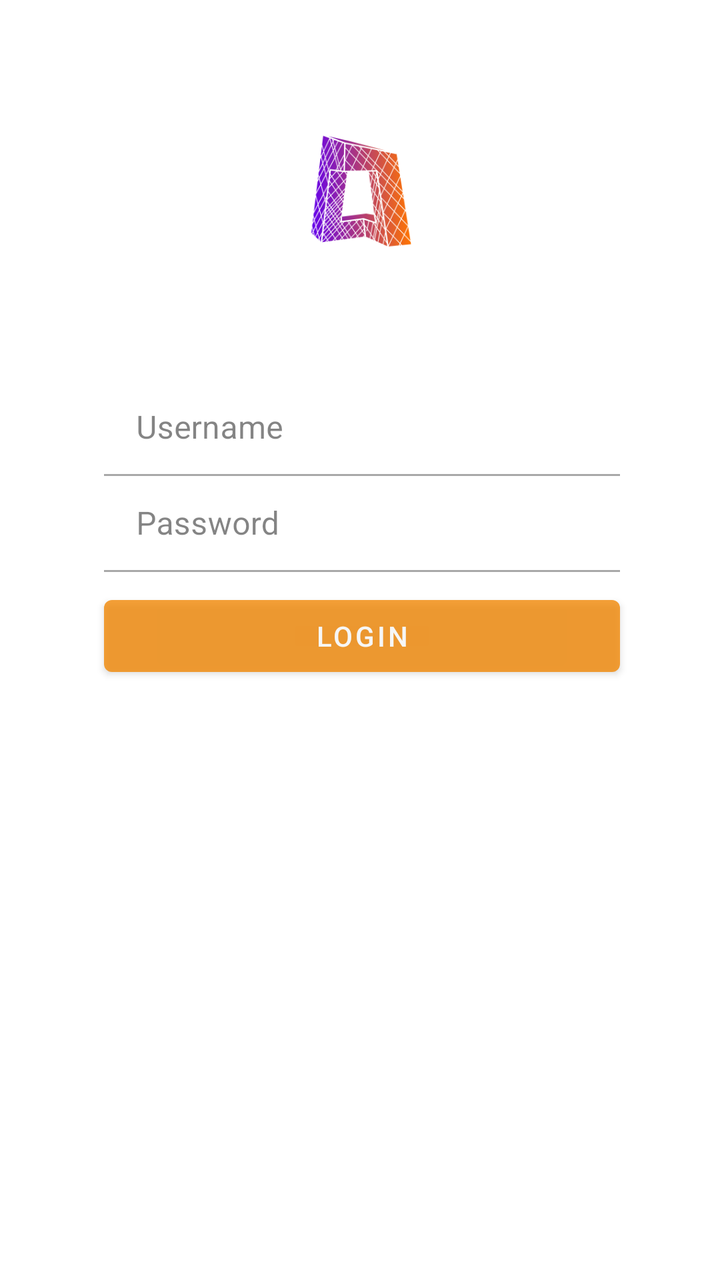
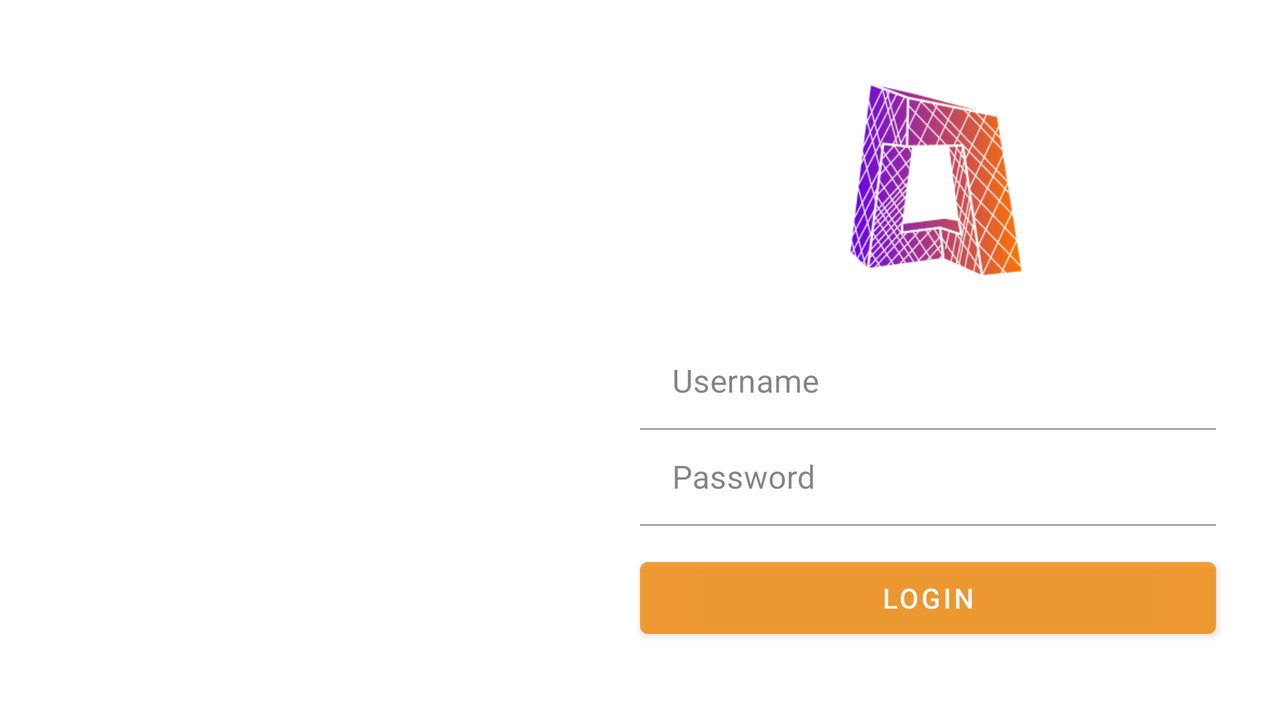

Compare how this app lays out the same screen by default and in its alternative resource folder. The renders come first, then the two layout files and the values they reference.
<!-- AndroidManifest.xml: application theme AppTheme -->
<!-- res/layout/activity_login.xml -->
<?xml version="1.0" encoding="utf-8"?>
<androidx.constraintlayout.widget.ConstraintLayout xmlns:android="http://schemas.android.com/apk/res/android"
    xmlns:app="http://schemas.android.com/apk/res-auto"
    xmlns:tools="http://schemas.android.com/tools"
    android:layout_width="match_parent"
    android:layout_height="match_parent"

    tools:context=".LoginActivity">

    <ImageView
        android:id="@+id/imageView"
        android:layout_width="458dp"
        android:layout_height="636dp"
        android:layout_marginTop="148dp"
        android:scaleType="fitStart"
        app:layout_constraintStart_toStartOf="parent"
        app:layout_constraintTop_toTopOf="parent"
        app:srcCompat="@drawable/carretera" />

    <com.google.android.material.textfield.TextInputLayout
        android:id="@+id/usernameTIL"

        android:layout_width="0dp"
        android:layout_height="48dp"
        android:layout_marginTop="63dp"
        android:alpha="0.8"
        android:background="@android:color/white"
        android:hint="Username"
        app:layout_constraintEnd_toEndOf="@id/guideline2"
        app:layout_constraintStart_toStartOf="@id/guideline3"
        app:layout_constraintTop_toBottomOf="@+id/imageView3">

        <com.google.android.material.textfield.TextInputEditText
            android:layout_width="match_parent"
            android:layout_height="wrap_content"
            android:background="@android:color/white" />
    </com.google.android.material.textfield.TextInputLayout>


    <com.google.android.material.textfield.TextInputLayout
        android:id="@+id/passworldTIL"

        android:layout_width="0dp"
        android:layout_height="48dp"
        android:alpha="0.8"
        android:background="@android:color/white"
        android:hint="Password"
        app:layout_constraintEnd_toEndOf="@id/guideline2"
        app:layout_constraintStart_toStartOf="@id/guideline3"
        app:layout_constraintTop_toBottomOf="@+id/usernameTIL">

        <com.google.android.material.textfield.TextInputEditText
            android:layout_width="match_parent"
            android:layout_height="match_parent"
            android:background="@android:color/white" />


    </com.google.android.material.textfield.TextInputLayout>


    <androidx.constraintlayout.widget.Guideline
        android:id="@+id/guideline2"
        android:layout_width="wrap_content"
        android:layout_height="wrap_content"
        android:orientation="vertical"
        app:layout_constraintGuide_begin="310dp" />

    <androidx.constraintlayout.widget.Guideline
        android:id="@+id/guideline3"
        android:layout_width="wrap_content"
        android:layout_height="wrap_content"
        android:orientation="vertical"
        app:layout_constraintGuide_end="308dp" />

    <com.google.android.material.button.MaterialButton
        android:id="@+id/buttonLog"
        android:layout_width="0dp"
        android:layout_height="48dp"
        android:layout_marginTop="8dp"
        android:alpha="0.8"
        android:text="Login"
        app:layout_constraintEnd_toEndOf="@id/guideline2"
        app:layout_constraintHorizontal_bias="0.0"
        app:layout_constraintStart_toStartOf="@id/guideline3"
        app:layout_constraintTop_toBottomOf="@+id/passworldTIL" />

    <ImageView
        android:id="@+id/imageView3"
        android:layout_width="91dp"
        android:layout_height="63dp"
        android:layout_marginTop="64dp"
        app:layout_constraintEnd_toEndOf="parent"
        app:layout_constraintStart_toStartOf="parent"
        app:layout_constraintTop_toTopOf="parent"
        app:srcCompat="@drawable/logon" />

    <TextView
        android:id="@+id/textViewR"
        android:layout_width="0dp"
        android:layout_height="48dp"
        android:layout_marginTop="572dp"
        android:text="¿You don´t have an account? Sing up"
        android:textColor="@android:color/white"


        app:layout_constraintEnd_toEndOf="@id/guideline2"
        app:layout_constraintHorizontal_bias="1.0"
        app:layout_constraintStart_toStartOf="@id/guideline3"
        app:layout_constraintTop_toTopOf="parent" />
</androidx.constraintlayout.widget.ConstraintLayout>
<!-- resources referenced by this layout -->
<resources>
  <!-- drawable logon: png bitmap (drawable-v24, 42692 bytes) -->
  <style name="AppTheme" parent="Theme.MaterialComponents.DayNight.NoActionBar">
          
          <item name="colorPrimary">@color/colorPrimary</item>
          <item name="colorPrimaryDark">@color/colorPrimaryDark</item>
          <item name="colorAccent">@color/colorAccent</item>
  
      </style>
  <color name="colorPrimary">#F28907</color>
  <color name="colorPrimaryDark">#3700B3</color>
  <color name="colorAccent">#FFFFFF</color>
</resources>
<!-- res/layout-land/activity_login.xml (the repository's variant of the layout above) -->
<!-- drawn on the phone turned sideways -->
<?xml version="1.0" encoding="utf-8"?>
<androidx.constraintlayout.widget.ConstraintLayout xmlns:android="http://schemas.android.com/apk/res/android"
    xmlns:app="http://schemas.android.com/apk/res-auto"
    xmlns:tools="http://schemas.android.com/tools"
    android:layout_width="match_parent"
    android:layout_height="match_parent"
    android:background="@color/colorAccent"
    tools:context=".LoginActivity">

    <ImageView
        android:id="@+id/imageView"
        android:layout_width="457dp"
        android:layout_height="402dp"

        android:scaleType="fitStart"
        app:layout_constraintStart_toStartOf="parent"
        app:layout_constraintTop_toTopOf="parent"
        app:srcCompat="@drawable/carretera" />

    <com.google.android.material.textfield.TextInputLayout
        android:id="@+id/usernameTIL"

        android:layout_width="0dp"
        android:layout_height="48dp"
        android:layout_marginTop="23dp"
        android:alpha="0.8"
        android:background="@android:color/white"
        android:hint="Username"
        app:layout_constraintEnd_toEndOf="@id/guideline2"
        app:layout_constraintStart_toStartOf="@id/guideline3"
        app:layout_constraintTop_toBottomOf="@+id/imageView3">

        <com.google.android.material.textfield.TextInputEditText
            android:layout_width="match_parent"
            android:layout_height="wrap_content"
            android:background="@android:color/white" />


    </com.google.android.material.textfield.TextInputLayout>

    <com.google.android.material.textfield.TextInputLayout
        android:id="@+id/passworldTIL"

        android:layout_width="0dp"
        android:layout_height="48dp"
        android:alpha="0.8"
        android:background="@android:color/white"
        android:hint="Password"
        app:layout_constraintEnd_toEndOf="@id/guideline2"
        app:layout_constraintStart_toStartOf="@id/guideline3"
        app:layout_constraintTop_toBottomOf="@+id/usernameTIL">
        <com.google.android.material.textfield.TextInputEditText
            android:layout_width="match_parent"
            android:layout_height="wrap_content"
            android:background="@android:color/white" />


    </com.google.android.material.textfield.TextInputLayout>



       <androidx.constraintlayout.widget.Guideline
        android:id="@+id/guideline2"
        android:layout_width="wrap_content"
        android:layout_height="wrap_content"
        android:orientation="vertical"
        app:layout_constraintGuide_percent="0.95" />

    <androidx.constraintlayout.widget.Guideline
        android:id="@+id/guideline3"
        android:layout_width="wrap_content"
        android:layout_height="wrap_content"
        android:orientation="vertical"
        app:layout_constraintGuide_percent="0.50" />

    <com.google.android.material.button.MaterialButton
        android:id="@+id/button"
        android:layout_width="0dp"
        android:layout_height="48dp"
        android:layout_marginTop="12dp"
        android:alpha="0.8"
        android:text="Login"
        app:layout_constraintEnd_toEndOf="@id/guideline2"
        app:layout_constraintHorizontal_bias="0.0"
        app:layout_constraintStart_toStartOf="@id/guideline3"
        app:layout_constraintTop_toBottomOf="@+id/passworldTIL" />

    <ImageView
        android:id="@+id/imageView3"
        android:layout_width="118dp"
        android:layout_height="108dp"
        android:layout_marginTop="36dp"
        app:layout_constraintEnd_toEndOf="parent"
        app:layout_constraintHorizontal_bias="0.782"
        app:layout_constraintStart_toStartOf="parent"
        app:layout_constraintTop_toTopOf="parent"
        app:srcCompat="@drawable/logon" />

</androidx.constraintlayout.widget.ConstraintLayout>
<!-- resources referenced by the variant -->
<!-- as the phone turned sideways resolves them -->
<resources>
  <color name="colorAccent">#FFFFFF</color>
  <!-- drawable logon: png bitmap (drawable-v24, 42692 bytes) -->
  <style name="AppTheme" parent="Theme.MaterialComponents.DayNight.NoActionBar">
          
          <item name="colorPrimary">@color/colorPrimary</item>
          <item name="colorPrimaryDark">@color/colorPrimaryDark</item>
          <item name="colorAccent">@color/colorAccent</item>
  
      </style>
  <color name="colorPrimary">#F28907</color>
  <color name="colorPrimaryDark">#3700B3</color>
</resources>
